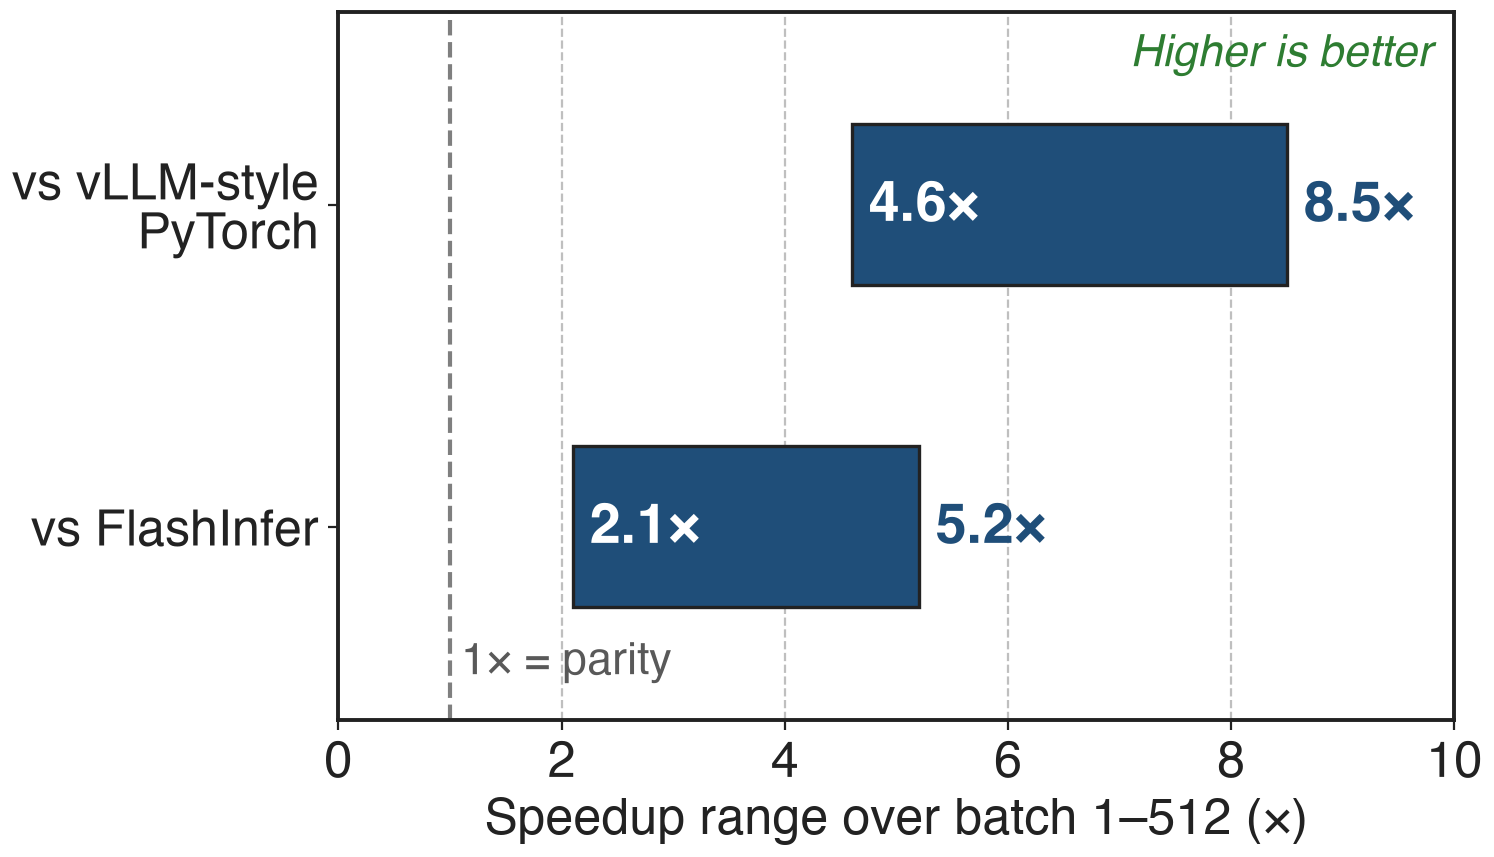

Write the Python code that produced this figure.
"""Fused sampler speedup ranges over batch 1-512 (BF16 logits, V = 120,832).
Source: hpc-ops PR #51 benchmark line ("batch 1-512: 4.6x-8.5x vs vLLM, 2.1x-5.2x vs FlashInfer"); README "up to 8.5x"."""
import sys, pathlib
sys.path.insert(0, str(pathlib.Path(__file__).resolve().parents[3] / "scripts"))
import slidechart as sc

sc.setup()
fig, ax = sc.figure("right")
rows = [("vs vLLM-style\nPyTorch", 4.6, 8.5), ("vs FlashInfer", 2.1, 5.2)]
for i, (name, lo, hi) in enumerate(rows):
    ax.barh(i, hi - lo, left=lo, height=0.5, color=sc.ACCENT, edgecolor=sc.INK, linewidth=1.2)
    ax.text(lo + 0.15, i, f"{lo}×", ha="left", va="center", fontsize=20, fontweight="bold", color="white")
    ax.text(hi + 0.15, i, f"{hi}×", ha="left", va="center", fontsize=20, fontweight="bold", color=sc.ACCENT)
ax.set_yticks([0, 1]); ax.set_yticklabels([r[0] for r in rows])
ax.invert_yaxis()
ax.axvline(1, color=sc.GRAYS[2], ls="--", lw=1.5)
ax.text(1.1, 1.42, "1× = parity", color=sc.GRAYS[3], fontsize=16, va="center")
ax.set_xlim(0, 10)
ax.set_ylim(1.6, -0.6)
ax.set_xlabel("Speedup range over batch 1–512 (×)")
ax.grid(axis="y", visible=False); ax.grid(axis="x", linestyle="--", color="#BFBFBF")
sc.better(ax, "Higher is better", where="upper right")
sc.save(fig, __file__)
